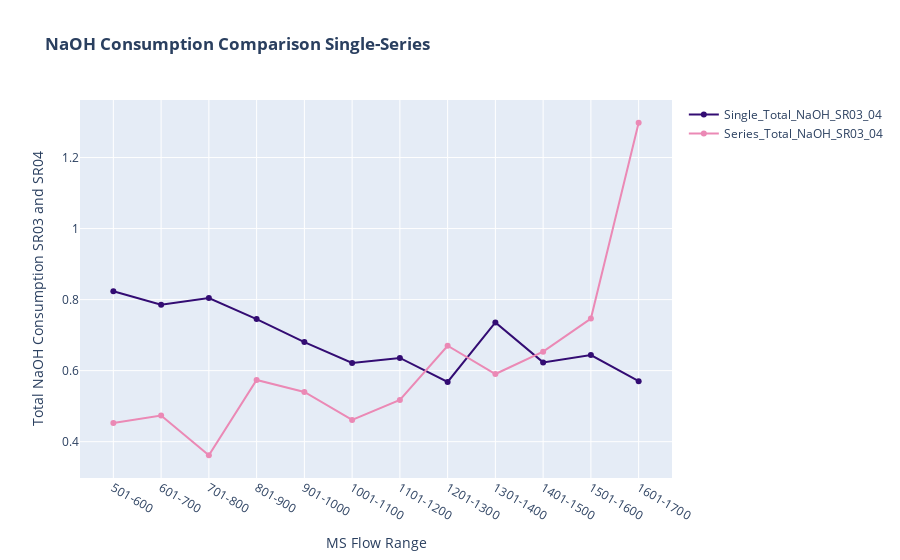

Here is the notebook cell this chart was saved with:
### Code cell
figMSscrubberNaOH.add_trace(go.Scatter(x=df_scrubber_caustic_cons_MS_Flow.index, y=df_scrubber_caustic_cons_MS_Flow['Single_Total_NaOH_SR03_04'], name='Single_Total_NaOH_SR03_04', 
                                       marker_color='#330C73'), row=1, col=1)
figMSscrubberNaOH.add_trace(go.Scatter(x=df_scrubber_caustic_cons_MS_Flow.index, y=df_scrubber_caustic_cons_MS_Flow['Series_Total_NaOH_SR03_04'], name='Series_Total_NaOH_SR03_04',
                                       marker_color='#EB89B5'), row=2, col=1)

title_caustic_con = "<b>NaOH Consumption Comparison Single-Series</b>" + '<br>'
figMSscrubberNaOH.update_layout(title_text=title_caustic_con)
figMSscrubberNaOH.update_xaxes(title_text="MS Flow Range") # Set x-axis title
figMSscrubberNaOH.update_yaxes(title_text="Total NaOH Consumption SR03 and SR04", secondary_y=False) # Set y-axes titles primary axis

### Figure 1 — Plotly figure (JSON) as saved in the notebook; plotly's stock layout.template omitted (floating-point values rounded to 4 significant figures)
{"data": [{"marker": {"color": "#330C73"}, "name": "Single_Total_NaOH_SR03_04", "type": "scatter", "x": ["501-600", "601-700", "701-800", "801-900", "901-1000", "1001-1100", "1101-1200", "1201-1300", "1301-1400", "1401-1500", "1501-1600", "1601-1700"], "xaxis": "x", "y": [0.8235, 0.7856, 0.8045, 0.7452, 0.6804, 0.6215, 0.6357, 0.5682, 0.7357, 0.6233, 0.6437, 0.5704], "yaxis": "y"}, {"marker": {"color": "#EB89B5"}, "name": "Series_Total_NaOH_SR03_04", "type": "scatter", "x": ["501-600", "601-700", "701-800", "801-900", "901-1000", "1001-1100", "1101-1200", "1201-1300", "1301-1400", "1401-1500", "1501-1600", "1601-1700"], "xaxis": "x", "y": [0.4528, 0.4736, 0.3615, 0.5738, 0.5399, 0.4614, 0.5175, 0.6701, 0.5905, 0.6534, 0.7467, 1.298], "yaxis": "y"}], "layout": {"title": {"text": "<b>NaOH Consumption Comparison Single-Series</b><br>"}, "xaxis": {"anchor": "y", "domain": [0, 1], "title": {"text": "MS Flow Range"}}, "yaxis": {"anchor": "x", "domain": [0, 1], "title": {"text": "Total NaOH Consumption SR03 and SR04"}}}}
